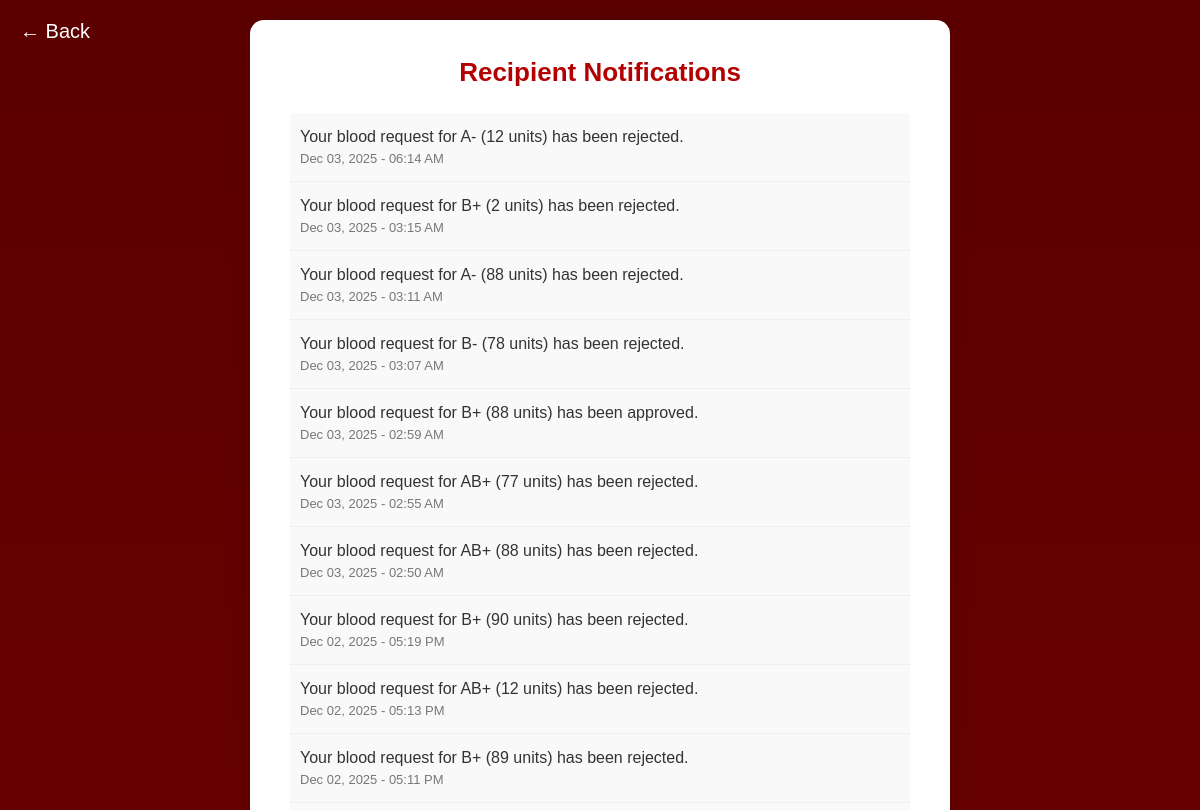
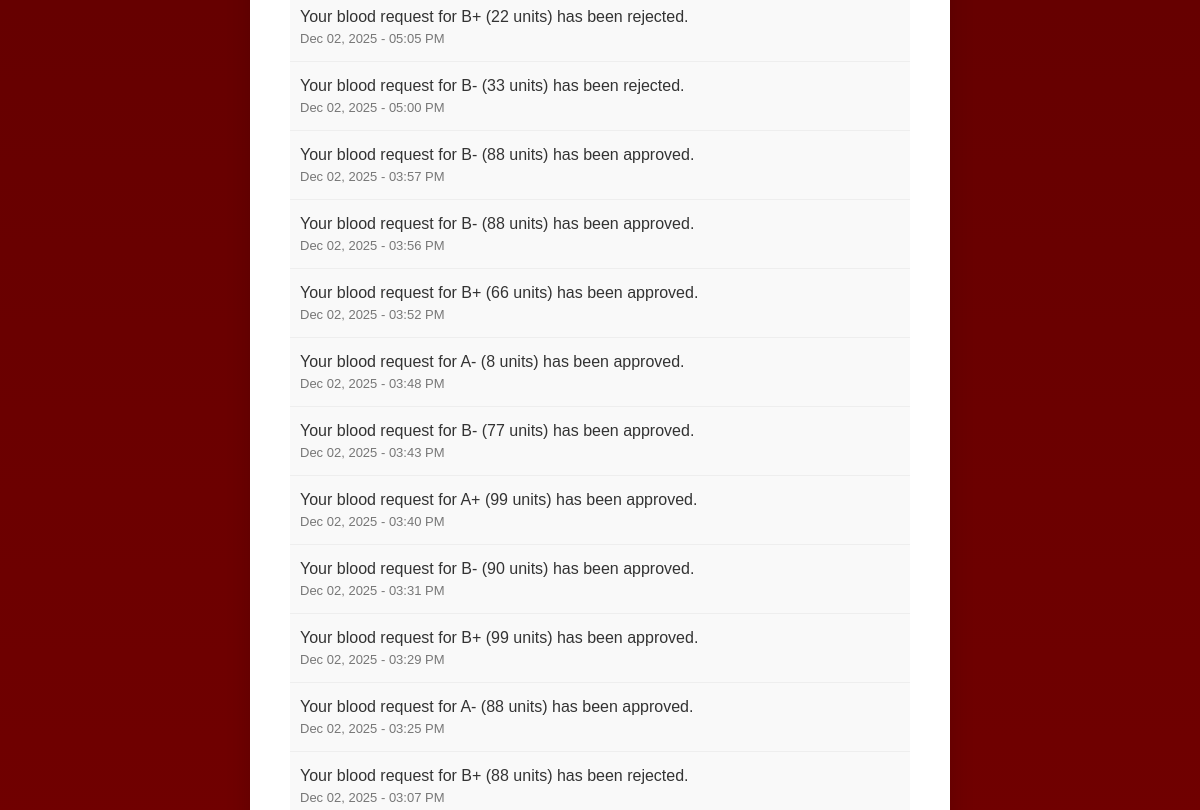
Page /recipient/notifications/ (signed in, upper part) on the earlier database version (2 pictures, top to bottom).
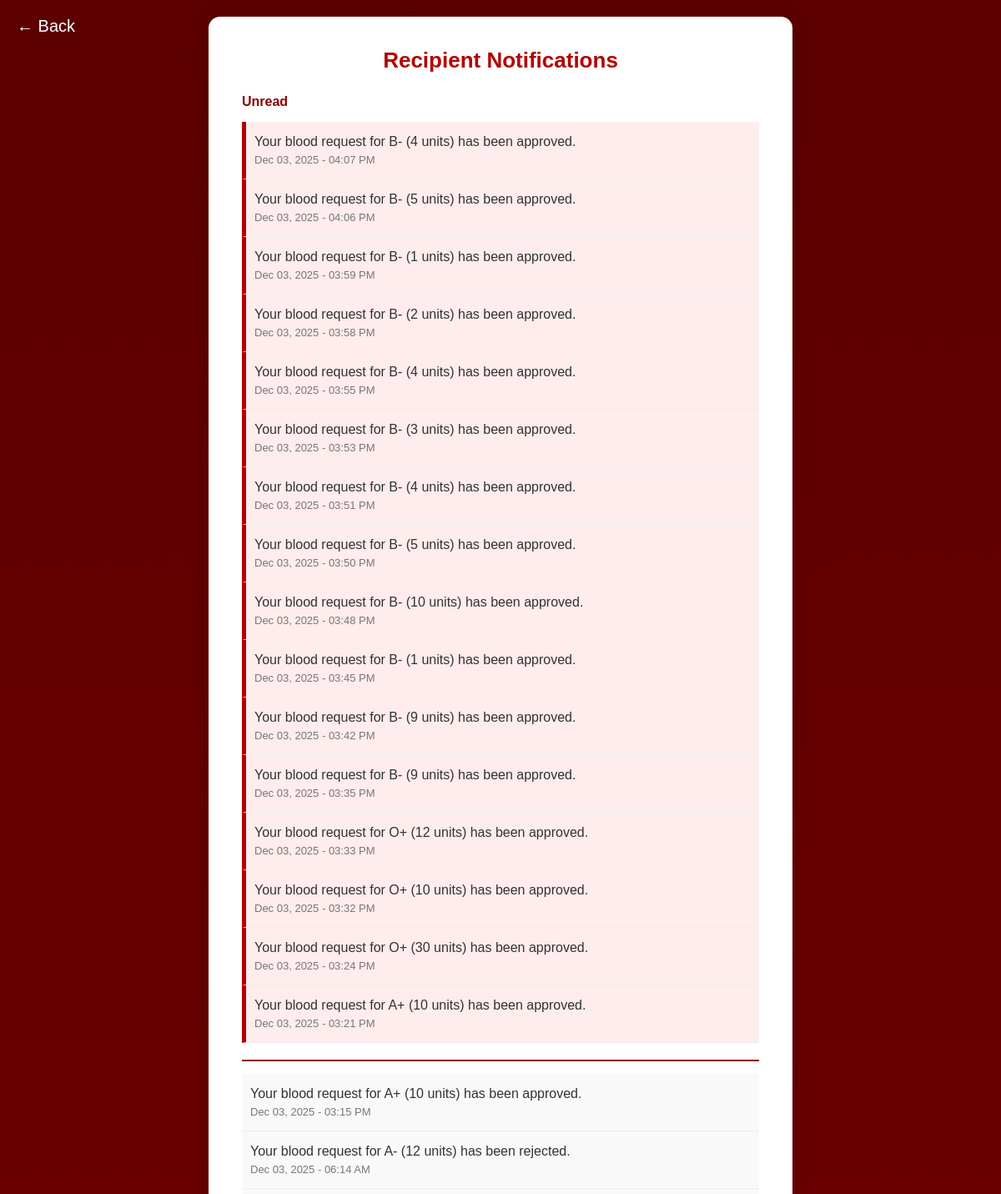
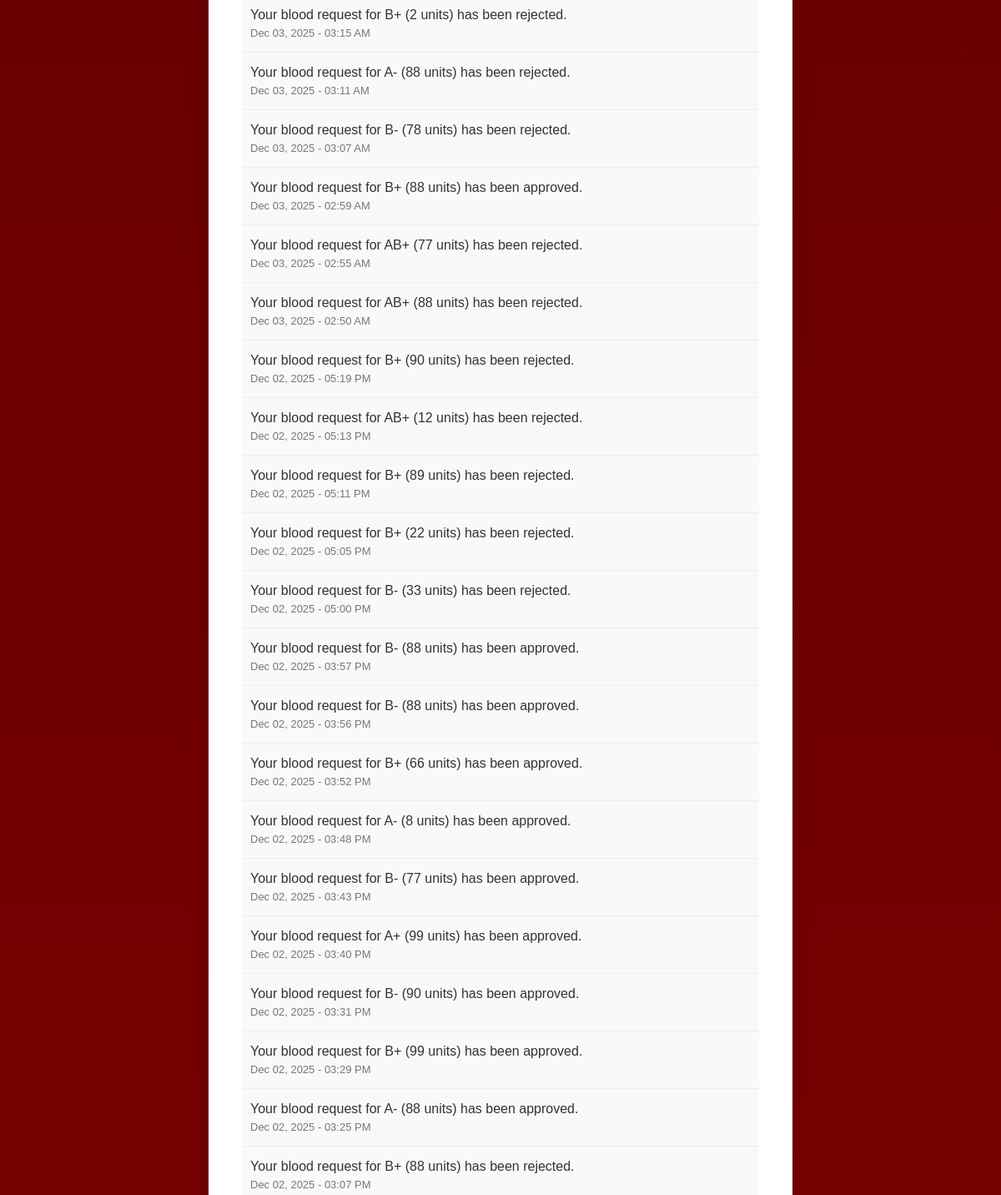
Same page on the later database version (2 pictures, top to bottom).
### blood_bank_app/models.py (models this page shows, shortened)
class RecipientNotification(models.Model):
    recipient = models.ForeignKey(User, on_delete=models.CASCADE, related_name='recipient_notifications')
    message = models.TextField()
    created_at = models.DateTimeField(auto_now_add=True)
    is_read = models.BooleanField(default=False)
    class Meta:
        ordering = ['-created_at']
        verbose_name_plural = "Recipient Notifications"

### blood_bank_app/views.py (the view)
# urls.py: path('recipient/notifications/', views.recipient_notifications, name='recipient_notifications'),
@login_required
def recipient_notifications(request):
    notifications = RecipientNotification.objects.filter(recipient=request.user).order_by('-created_at')
    unread_notifications = notifications.filter(is_read=False)
    read_notifications = notifications.filter(is_read=True)
    context = {
        'unread_notifications': unread_notifications,
        'read_notifications': read_notifications,
        'unread_count': unread_notifications.count(),
    }
    return render(request, "recipient/recipient_notifications.html", context)

### blood_bank_app/templates/recipient/recipient_notifications.html (shortened to what this page needs)
{% extends 'master.html' %}
{% load static %}
{% block content %}
<a href="javascript:history.back()" class="back-arrow">&#8592; Back</a>
<div class="notification-page">
  <div class="notification-container">
    <h1>Recipient Notifications</h1>
    {% if unread_notifications %}
      <div class="unread-header">Unread</div>
      <ul class="notification-list">
        {% for note in unread_notifications %}
          <li class="notification-item unread">
            <div class="message">{{ note.message }}</div>
            <div class="timestamp">{{ note.created_at|date:"M d, Y - h:i A" }}</div>
          </li>
        {% endfor %}
      </ul>
      <hr class="notif-divider">
    {% endif %}
    {% if read_notifications %}
      <ul class="notification-list">
        {% for note in read_notifications %}
          <li class="notification-item read">
            <div class="message">{{ note.message }}</div>
            <div class="timestamp">{{ note.created_at|date:"M d, Y - h:i A" }}</div>
          </li>
        {% endfor %}
      </ul>
    {% endif %}
  </div>
</div>
{% endblock %}

### blood_bank_app/templates/master.html (shortened to what this page needs)
<!DOCTYPE html>
<html lang="en">
<head>
    {% load static %}
    <link rel="stylesheet" href="{% static 'css/blood_bank.css' %}">
</head>
<body>
{% block content %}{% endblock %}
</body>
</html>

### blood_bank_app/static/css/blood_bank.css (style rules this page uses)
body { display: flex; flex-direction: column; justify-content: center; align-items: center; height: 100vh; margin: 0; background-color:#FAFAFA; }

### blood_bank_app/templates/recipient/recipient_notifications.html (style rules this page uses)
html, body { margin: 0 !important; padding: 0 !important; height: auto !important; min-height: 100vh !important; overflow-y: auto !important; background: linear-gradient(180deg, #5c0000 0%, #8b0000 100%); font-family: "Poppins", sans-serif; }
.back-arrow { position: fixed; top: 20px; left: 20px; font-size: 20px; color: #fff; text-decoration: none; font-weight: 500; transition: color 0.3s ease; z-index: 9999; }
.notification-page { width: 100%; display: flex; justify-content: center; align-items: flex-start; }
.notification-container { width: 90%; max-width: 700px; background: #fff; padding: 20px 40px 20px; border-radius: 14px; box-shadow: 0 4px 25px rgba(0, 0, 0, 0.15); margin: 20px auto; box-sizing: border-box; }
h1 { text-align: center; color: #b30000; margin-bottom: 25px; font-size: 26px; font-weight: 600; }
.unread-header { font-size: 16px; font-weight: 600; color: #8B0000; margin-bottom: 15px; }
.notification-list { list-style: none; padding: 0; margin: 0 0 20px 0; }
.notif-divider { border: none; height: 2px; background-color: #8B0000; margin: 15px 0 15px 0; }
.notification-item { border-bottom: 1px solid #eee; padding: 15px 10px; transition: background 0.3s ease; }
.notification-item.unread { background-color: #ffecec; border-left: 5px solid #b30000; }
.notification-item.read { background-color: #f9f9f9; color: #555; }
.message { font-size: 16px; color: #333; font-weight: 500; }
.timestamp { font-size: 13px; color: #777; margin-top: 5px; }

Differences in the rows shown:
added RecipientNotification: message "Your blood request for B- (4 units) has been approved.", created_at "Dec 03, 2025 - 04:07 PM", shown under "Recipient Notifications"
added RecipientNotification: message "Your blood request for B- (5 units) has been approved.", created_at "Dec 03, 2025 - 04:06 PM", shown under "Recipient Notifications"
added RecipientNotification: message "Your blood request for B- (1 units) has been approved.", created_at "Dec 03, 2025 - 03:59 PM", shown under "Recipient Notifications"
added RecipientNotification: message "Your blood request for B- (2 units) has been approved.", created_at "Dec 03, 2025 - 03:58 PM", shown under "Recipient Notifications"
added RecipientNotification: message "Your blood request for B- (4 units) has been approved.", created_at "Dec 03, 2025 - 03:55 PM", shown under "Recipient Notifications"
added RecipientNotification: message "Your blood request for B- (3 units) has been approved.", created_at "Dec 03, 2025 - 03:53 PM", shown under "Recipient Notifications"
added RecipientNotification: message "Your blood request for B- (4 units) has been approved.", created_at "Dec 03, 2025 - 03:51 PM", shown under "Recipient Notifications"
added RecipientNotification: message "Your blood request for B- (5 units) has been approved.", created_at "Dec 03, 2025 - 03:50 PM", shown under "Recipient Notifications"
added RecipientNotification: message "Your blood request for B- (10 units) has been approved.", created_at "Dec 03, 2025 - 03:48 PM", shown under "Recipient Notifications"
added RecipientNotification: message "Your blood request for B- (1 units) has been approved.", created_at "Dec 03, 2025 - 03:45 PM", shown under "Recipient Notifications"
added RecipientNotification: message "Your blood request for B- (9 units) has been approved.", created_at "Dec 03, 2025 - 03:42 PM", shown under "Recipient Notifications"
added RecipientNotification: message "Your blood request for B- (9 units) has been approved.", created_at "Dec 03, 2025 - 03:35 PM", shown under "Recipient Notifications"
added RecipientNotification: message "Your blood request for O+ (12 units) has been approved.", created_at "Dec 03, 2025 - 03:33 PM", shown under "Recipient Notifications"
added RecipientNotification: message "Your blood request for O+ (10 units) has been approved.", created_at "Dec 03, 2025 - 03:32 PM", shown under "Recipient Notifications"
added RecipientNotification: message "Your blood request for O+ (30 units) has been approved.", created_at "Dec 03, 2025 - 03:24 PM", shown under "Recipient Notifications"
added RecipientNotification: message "Your blood request for A+ (10 units) has been approved.", created_at "Dec 03, 2025 - 03:21 PM", shown under "Recipient Notifications"
added RecipientNotification: message "Your blood request for A+ (10 units) has been approved.", created_at "Dec 03, 2025 - 03:15 PM"
Other differences:
text now shown: "Unread"
